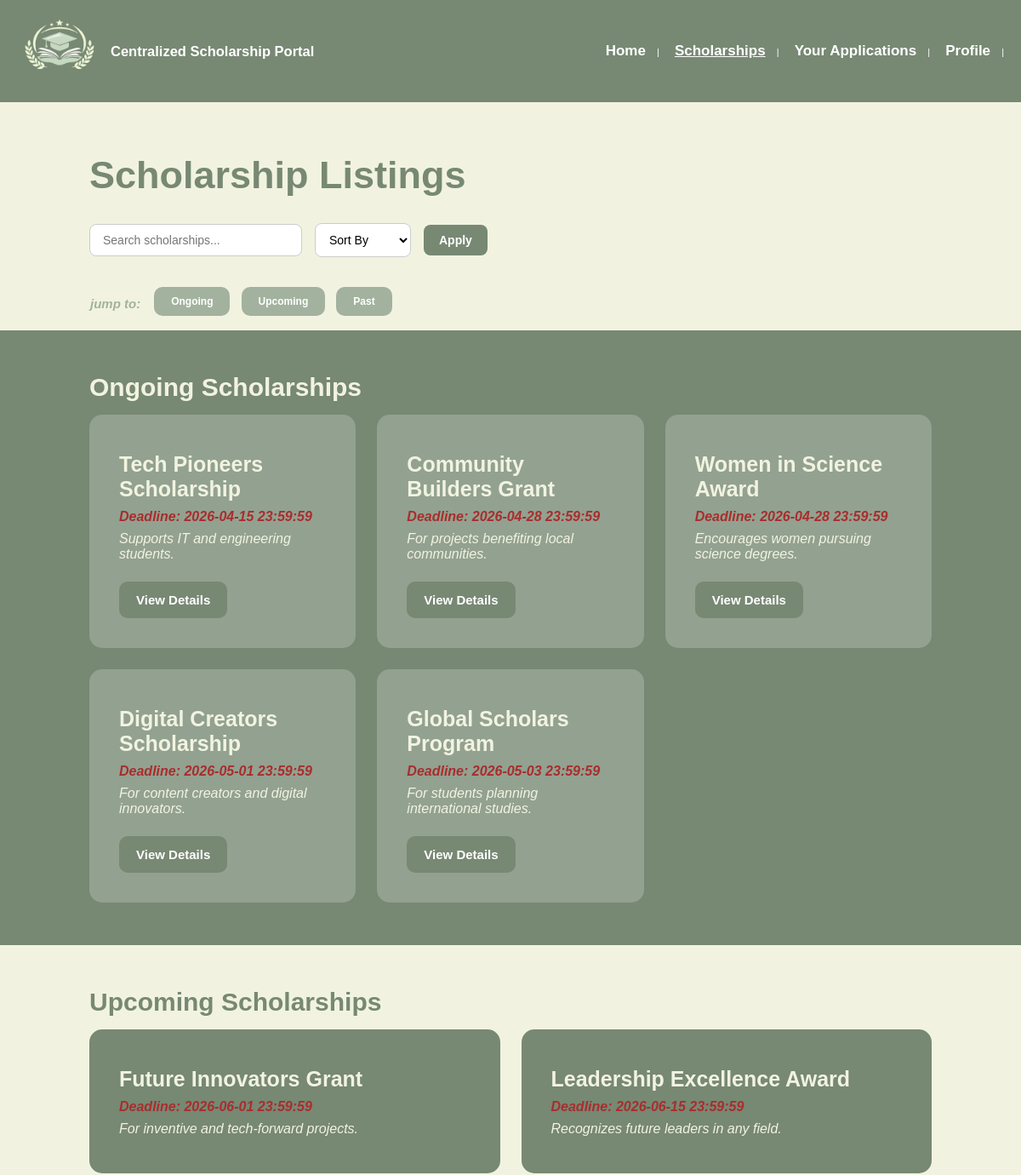
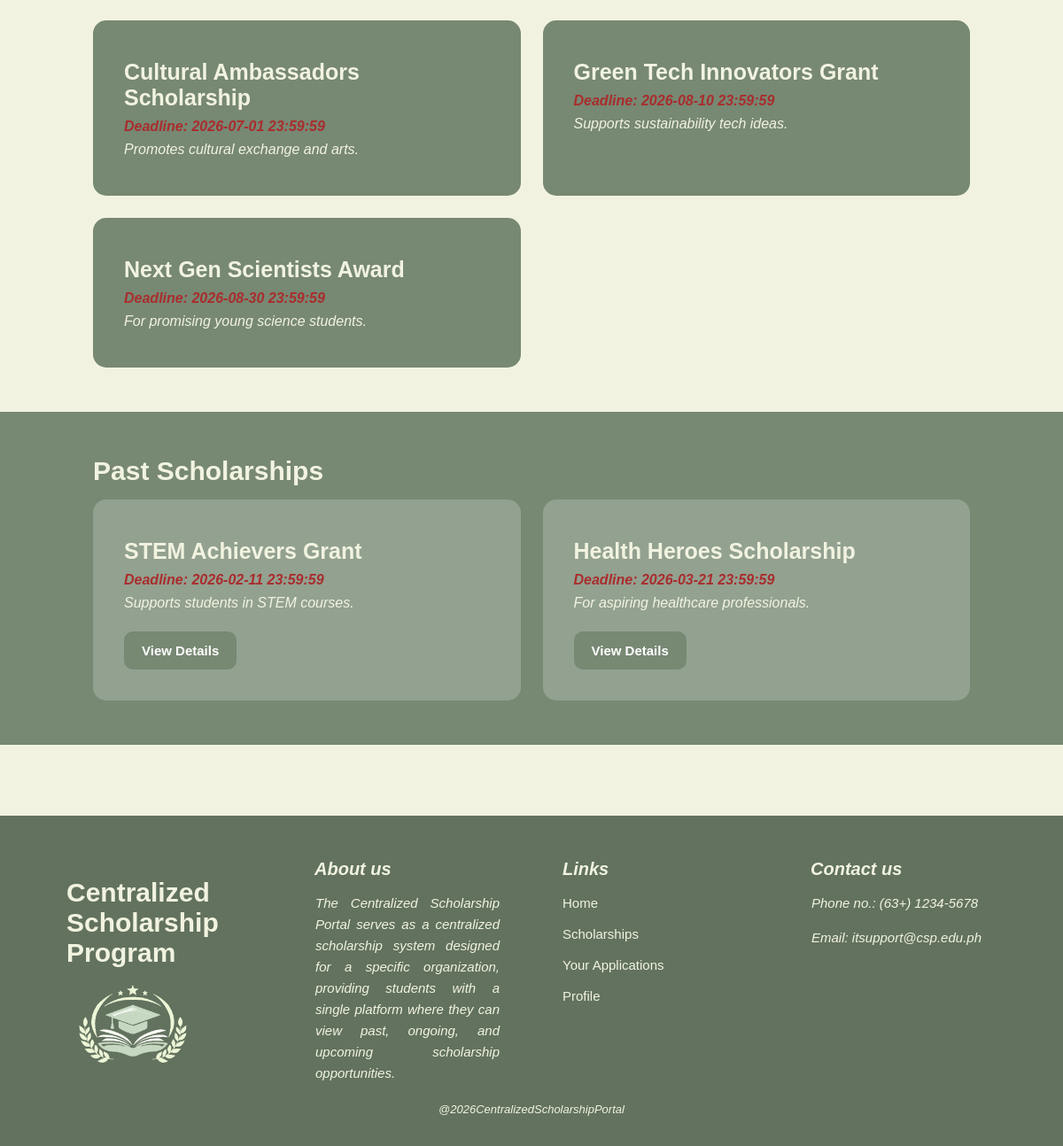
/Frontends/Client-side/scholarList.php (signed in), run on the app's committed database (2 pictures, top to bottom).
### tables this page shows
CREATE TABLE `SCHOLARSHIPS` (
  `scholarship_id` int(11) NOT NULL,
  `title` varchar(45) NOT NULL,
  `description` varchar(45) NOT NULL,
  `deadline` datetime NOT NULL,
  `eligibility` text NOT NULL,
  `requirements` text NOT NULL,
  `release_status` enum('Draft','Published') NOT NULL,
  `status` enum('Completed','Ongoing','Upcoming') NOT NULL,
  `created_by` int(11) NOT NULL,
  `created_at` datetime NOT NULL
);

### Frontends/Client-side/scholarList.php (the view, shortened to what this page needs)
<?php
include("../../db_connect.php");
$sort = $_GET['sort'] ?? '';
$getOngoingSc = "SELECT * FROM SCHOLARSHIPS WHERE status='Ongoing'";
if ($sort == 'deadline_desc') {
    $getOngoingSc .= " ORDER BY deadline DESC";
} elseif ($sort == 'title_asc') {
    $getOngoingSc .= " ORDER BY title ASC";
} else {
    $getOngoingSc .= " ORDER BY deadline ASC";
}
$getUpSc = "SELECT * FROM SCHOLARSHIPS WHERE status='Upcoming'";
$getPastSc = "SELECT * FROM SCHOLARSHIPS WHERE status='Completed'";
$getPastSc .= " ORDER BY deadline ASC";
$ongoingSc = mysqli_query($conn, $getOngoingSc);
$upSc = mysqli_query($conn, $getUpSc);
$pastSc = mysqli_query($conn, $getPastSc);
?>
<html>
    <head>
        <link rel="stylesheet" href="client_scholarList.css">
    </head>
    <body>
        <header>
            <section class="brand">
                <img src="../icons/CSP_logo.png" id="logo" alt="logo icon">
                <h1>Centralized Scholarship Portal</h1>
            </section>
            <nav>
                <a href="home.php">Home</a> |
                <a id="active" href="scholarList.php">Scholarships</a> |
                <a href="your-applications.php">Your Applications</a> |
                <a href="user-profile.php">Profile</a> |
            </nav>
        </header>
        <section id="heading">
            <h3>Scholarship Listings</h3>
        </section>
        <form method="GET" class="controls">
            <input type="text" name="search" placeholder="Search scholarships..."
                value="<?php echo $_GET['search'] ?? ''; ?>">
            <select name="sort">
                <option value="">Sort By</option>
            </select>
            <button type="submit">Apply</button>
        </form>
        <section id="jumpSection">
            <p>jump to:</p>
            <section>
                <a class="buttons1" href="#ongoingSection">Ongoing</a>
                <a class="buttons1" href="#upcomingSection">Upcoming</a>
                <a class="buttons1" href="#pastSection">Past</a>
            </section>
        </section>
        <section id="ongoingSection">
            <h4>Ongoing Scholarships</h4>
            <section class="ongoingContainer">
                <?php
                if(mysqli_num_rows($ongoingSc) > 0){
                    while($row = mysqli_fetch_assoc($ongoingSc)){
                ?>
                <section class="scholarshipBox">
                    <h5><?php echo $row['title']; ?></h5>
                    <p class="deadlineText">Deadline: <?php echo $row['deadline']; ?></p>
                    <p><?php echo $row['description']; ?></p>
                    <a class="buttons" href="ongoingSch.php?id=<?php echo $row['scholarship_id']; ?>">View Details</a>
                </section>
                <?php
                    }
                } else {
                    echo "<p>No ongoing scholarships available.</p>";
                }
                ?>
            </section>
        </section>
        <section id="upcomingSection">
            <h4>Upcoming Scholarships</h4>
            <section class="upcomingContainer">
                <?php
                if(mysqli_num_rows($upSc) > 0){
                    while($row = mysqli_fetch_assoc($upSc)){
                ?>
                <section class="scholarshipBox">
                    <h5><?php echo $row['title']; ?></h5>
                    <p class="deadlineText">Deadline: <?php echo $row['deadline']; ?></p>
                    <p><?php echo $row['description']; ?></p>
                </section>
                <?php
                    }
                } else {
                    echo "<p id='none'>No upcoming scholarships available.</p>";
                }
                ?>
            </section>
        </section>
        <section id="pastSection">
            <h4>Past Scholarships</h4>
            <section class="pastContainer">
                <?php
                if(mysqli_num_rows($pastSc) > 0){
                    while($row = mysqli_fetch_assoc($pastSc)){
                ?>
                <section class="scholarshipBox">
                    <h5><?php echo $row['title']; ?></h5>
                    <p class="deadlineText">Deadline: <?php echo $row['deadline']; ?></p>
                    <p><?php echo $row['description']; ?></p>
                    <a class="buttons" href="pastSch.php?id=<?php echo $row['scholarship_id']; ?>">View Details</a>
                </section>
                <?php
                    }
                } else {
                    echo "<p>No completed scholarships available.</p>";
                }
                ?>
            </section>
        </section>
        <footer>
            <section class="footerContainer">
                <section>
                    <h4>Centralized Scholarship Program</h4>
                    <img src="../icons/CSP_logo.png" id="logo" alt="logo icon">
                </section>
                <section>
                    <h5>About us</h5>
                     <p>
                        The Centralized Scholarship Portal serves as a centralized
                        scholarship system designed for a specific organization,
                        providing students with a single platform where they can
                        view past, ongoing, and upcoming scholarship opportunities.
                    </p>
                </section>
                <section>
                    <h5>Links</h5>
                    <a href="home.php">Home</a>
                    <a href="scholarList.php">Scholarships</a>
                    <a href="your-applications.php">Your Applications</a>
                    <a href="user-profile.php">Profile</a>
                </section>
                <section>
                    <h5>Contact us</h5>
                    <p>Phone no.: (63+) 1234-5678</p>
                    <p>Email: itsupport@csp.edu.ph</p>
                </section>
            </section>
            <p id="copyright">@2026CentralizedScholarshipPortal</p>
        </footer>
    </body>
</html>

### Frontends/Client-side/client_scholarList.css (style rules this page uses)
body { font-family: 'Verdana', sans-serif; font-size: 11px; color: #778873; background-color: #F1F3E0; margin: 0; }
header { color: white; background-color: #778873; display: flex; justify-content: space-between; align-items: center; padding: 10px 20px; gap: 10px; }
.controls { display: flex; align-items: center; gap: 15px; padding: 15px 105px 0; margin-top: 10px; }
.controls input[type="text"] { padding: 10px 15px; border-radius: 8px; border: 1px solid #ccc; font-size: 14px; width: 250px; }
.controls select { padding: 10px 12px; border-radius: 8px; border: 1px solid #ccc; font-size: 14px; background-color: white; }
.controls button { padding: 10px 18px; border-radius: 8px; border: none; background-color: #778873; color: white; font-size: 14px; font-weight: bold; }
.brand { display: flex; align-items: center; gap: 10px; }
#logo { width: 100px; height: auto; }
#active { text-decoration: underline; }
h1 { margin: 0; }
nav a { font-size: 17px; margin-left: 15px; margin-right: 10px; text-decoration: none; color: white; font-weight: bold; }
h3 { font-size: 45px; margin-bottom: 0; }
#heading { padding: 15px 105px 5px; }
#jumpSection { display: flex; align-items: center; gap: 15px; padding: 20px 105px 13px; margin-top: 10px; color: #a2b29e; }
#jumpSection .buttons1 { font-size: 12px; font-weight: bold; display: inline-block; margin: 0; margin-right: 10px; padding: 10px 20px; background-color: #a2b29e; color: white; text-decoration: none; border-radius: 10px; }
p { font-size: 15px; margin: 15px 1px 10px; font-style: italic; }
#jumpSection p { font-weight:bold; }
.buttons { font-size: 15px; font-weight: bold; display: inline-block; margin-top: 15px; padding: 13px 20px; background-color: #778873; color: white; text-decoration: none; border-radius: 10px; }
h4 { font-size: 30px; margin: 30px 0 15px; }
#ongoingSection, #pastSection { background-color: #778873; color: #F1F3E0; align-items: center; padding: 20px 105px 50px; }
#pastSection { margin-top: 30px; }
.ongoingContainer { display: grid; grid-template-columns: repeat(3, 1fr); gap: 25px; }
.scholarshipBox { background-color: #93a190; border-radius: 15px; padding: 35px; }
.pastContainer { display: grid; grid-template-columns: repeat(2, 1fr); gap: 25px; }
h5 { font-size: 25px; margin: 9px 0; }
.scholarshipBox p { font-size: 16px; margin: 8px 0; }
#upcomingSection { color: #778873; align-items: center; padding: 20px 105px; }
.upcomingContainer { display: grid; grid-template-columns: repeat(2, 1fr); gap: 25px; color: #F1F3E0; }
.upcomingContainer .scholarshipBox { background-color: #778873; border-radius: 15px; padding: 35px; }
.deadlineText { color: #a92d2d; font-weight: bold; font-style: italic; }
footer { background-color: #62725e; color: #F1F3E0; padding: 40px 75px 20px; margin-top: 80px; }
footer .footerContainer { display: grid; grid-template-columns: repeat(4, 1fr); column-gap: 70px; row-gap: 20px; }
footer p, footer a { font-size: 15px; font-weight:lighter; text-align:justify; }
footer a { display: block; padding: 9px 0; color: #F1F3E0; text-decoration: none; }
footer p { line-height: 1.6; }
footer h4 { font-size: 30px; margin-bottom: 0px; }
footer h5 { font-size: 20px; font-style:italic; }
#copyright { font-size: 13px; color: #F1F3E0; grid-column: 1 / -1; text-align: center; margin-top: 0; }
footer #logo { width: 150px; margin-top: 0; }

### data on the page
scholarships: title "Tech Pioneers Scholarship", deadline "2026-04-15 23:59:59", description "Supports IT and engineering students."
scholarships: title "Community Builders Grant", deadline "2026-04-28 23:59:59", description "For projects benefiting local communities."
scholarships: title "Women in Science Award", deadline "2026-04-28 23:59:59", description "Encourages women pursuing science degrees."
scholarships: title "Digital Creators Scholarship", deadline "2026-05-01 23:59:59", description "For content creators and digital innovators."
scholarships: title "Global Scholars Program", deadline "2026-05-03 23:59:59", description "For students planning international studies."
scholarships: title "Future Innovators Grant", deadline "2026-06-01 23:59:59", description "For inventive and tech-forward projects."
scholarships: title "Leadership Excellence Award", deadline "2026-06-15 23:59:59", description "Recognizes future leaders in any field."
scholarships: title "Cultural Ambassadors Scholarship", deadline "2026-07-01 23:59:59", description "Promotes cultural exchange and arts."
scholarships: title "Green Tech Innovators Grant", deadline "2026-08-10 23:59:59", description "Supports sustainability tech ideas."
scholarships: title "Next Gen Scientists Award", deadline "2026-08-30 23:59:59", description "For promising young science students."
scholarships: title "STEM Achievers Grant", deadline "2026-02-11 23:59:59", description "Supports students in STEM courses."
scholarships: title "Health Heroes Scholarship", deadline "2026-03-21 23:59:59", description "For aspiring healthcare professionals."
